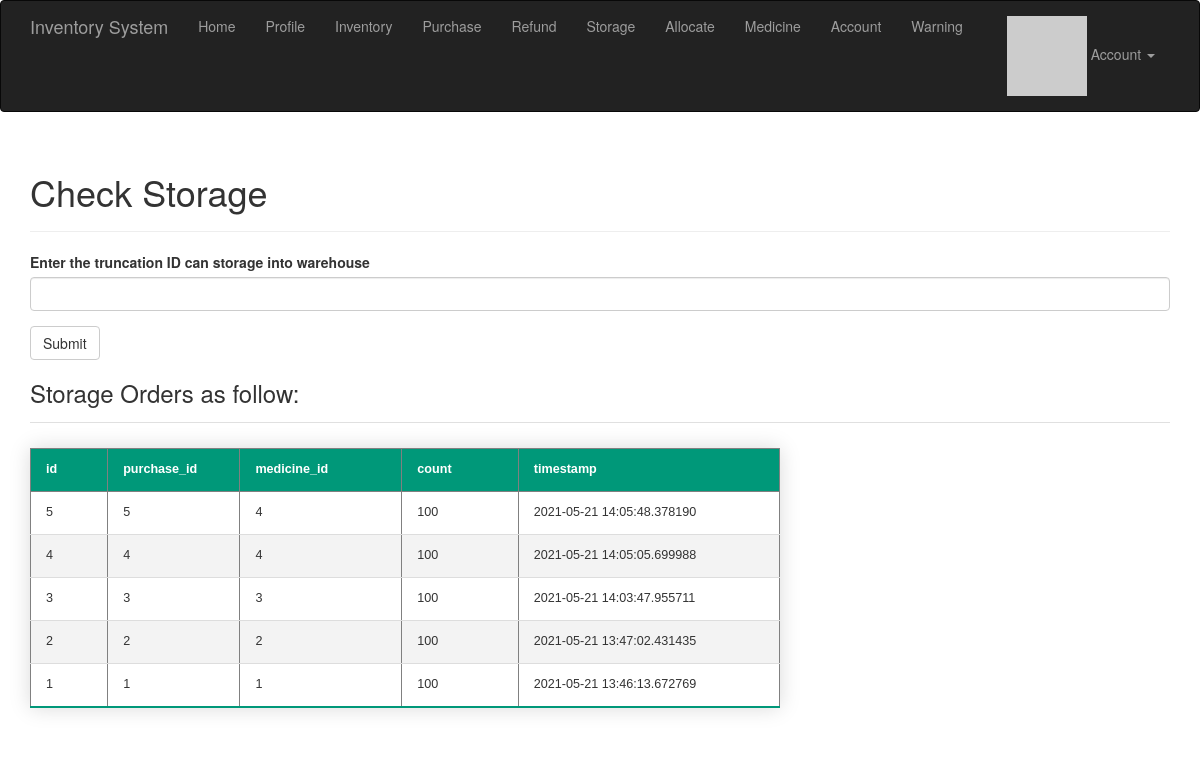
The app's page /storage (signed in) with its own data.
### app/models.py (models this page shows)
class Storage(db.Model):
    __tablename__ = "Storage"
    id = db.Column(db.Integer, primary_key=True)
    purchase_id = db.Column(db.Integer, db.ForeignKey("Purchase.id"))
    medicine_id = db.Column(db.Integer, db.ForeignKey("inventory.medicine_id"))
    timestamp = db.Column(db.DateTime, index=True, default=datetime.utcnow)
    user_id = db.Column(db.Integer, db.ForeignKey("users.id"))

class Purchase(db.Model):
    __tablename__ = "Purchase"
    id = db.Column(db.Integer, primary_key=True)
    medicine_id = db.Column(db.Integer, db.ForeignKey("inventory.medicine_id"))
    timestamp = db.Column(db.DateTime, index=True, default=datetime.utcnow)
    count = db.Column(db.Integer)
    user_id = db.Column(db.Integer, db.ForeignKey('users.id'))
    return_goods = db.Column(db.Boolean, default=False)
    have_storage = db.Column(db.Boolean, default=False)

### app/main/views.py (the view, shortened to what this page needs)
@main.route("/storage", methods=["GET", "POST"])
@login_required
def storage():
    form = StorageForm()
    page = request.args.get('page', 1, type=int)
    pagination = Storage.query.order_by(Storage.timestamp.desc()).paginate(
        page, per_page=current_app.config['FLASKY_POSTS_PER_PAGE'],
        error_out=False)
    storage_items = pagination.items
    return render_template('storage.html', form=form, storage_items=storage_items, pagination=pagination,
                           Purchase=Purchase)

### app/main/forms.py (shortened to what this page needs)
class StorageForm(FlaskForm):
    storage_items_id = StringField("Enter the truncation ID can storage into warehouse", validators=[DataRequired()])
    submit = SubmitField("Submit")

### app/auth/views.py (called while the page is built)
@auth.before_app_request
def before_request():
    if current_user.is_authenticated:
        current_user.ping()
        if not current_user.confirmed \
                and request.endpoint \
                and request.blueprint != 'auth' \
                and request.endpoint != 'static':
            return redirect(url_for('auth.unconfirmed'))

### app/main/__init__.py (called while the page is built)
@main.app_context_processor
def inject_permissions():
    return dict(Permission=Permission)

### app/models.py (called while the page is built)
@login_manager.user_loader
def load_user(user_id):
    return User.query.get(int(user_id))

    def has_permission(self, perm):
        return self.permissions & perm == perm

    def can(self, perm):
        return self.role is not None and self.role.has_permission(perm)

    def ping(self):
        self.last_seen = datetime.utcnow()
        db.session.add(self)

    def gravatar(self, size=100, default='identicon', rating='g'):
        url = 'https://secure.gravatar.com/avatar'
        hash = self.avatar_hash or self.gravatar_hash()
        return '{url}/{hash}?s={size}&d={default}&r={rating}'.format(
            url=url, hash=hash, size=size, default=default, rating=rating)

### app/templates/storage.html (shortened to what this page needs)
{% extends "base.html" %}
{% import "bootstrap/wtf.html" as wtf %}
{% import "_macros.html" as macros %}
{% block page_content %}
<div class="page-header">
    <h1>Check Storage</h1>
</div>
<div>
    {% if current_user.can(Permission.WRITE) %}
    {{ wtf.quick_form(form) }}
    {% endif %}
</div>
<h3>Storage Orders as follow:</h3>
{% include '_storage.html' %}
{% endblock %}

### app/templates/_storage.html
<ul class="posts">
    <table class="styled-table" border="1" width="750">
        <thead>
        <tr>
            <th>id</th>
            <th>purchase_id</th>
            <th>medicine_id</th>
            <th>count</th>
            <th>timestamp</th>
        </tr>
        </thead>
        <tbody>
        {% for storage_item in storage_items %}
        <tr>
            <td width="100">
                {% if storage_item.id %}
                {{ storage_item.id | safe }}
                {% else %}
                {{ storage_item.id }}
                {% endif %}
            </td>
            <td width="150">
                {% if storage_item.purchase_id %}
                {{ storage_item.purchase_id | safe }}
                {% else %}
                {{ storage_item.purchase_id }}
                {% endif %}
            </td>
            <td width="200">
                {% if Purchase.query.filter_by(id=storage_item.purchase_id).first().medicine_id %}
                {{ Purchase.query.filter_by(id=storage_item.purchase_id).first().medicine_id | safe }}
                {% else %}
                {{ Purchase.query.filter_by(id=storage_item.purchase_id).first().medicine_id }}
                {% endif %}
            </td>
            <td width="150">
                {% if Purchase.query.filter_by(id=storage_item.purchase_id).first().count %}
                {{ Purchase.query.filter_by(id=storage_item.purchase_id).first().count | safe }}
                {% else %}
                {{ Purchase.query.filter_by(id=storage_item.purchase_id).first().count }}
                {% endif %}
            </td>
            <td width="350">
                {% if storage_item.timestamp %}
                {{ storage_item.timestamp | safe }}
                {% else %}
                {{ storage_item.timestamp }}
                {% endif %}
            </td>
        </tr>
        {% endfor %}
        </tbody>
    </table>
</ul>

### app/static/styles.css (style rules this page uses)
ul.posts { list-style-type: none; padding: 0px; margin: 16px 0px 0px 0px; border-top: 1px solid #e0e0e0; }

### app/static/tablecss.css (style rules this page uses)
.styled-table { border-collapse: collapse; margin: 25px 0; font-size: 0.9em; font-family: sans-serif; min-width: 400px; box-shadow: 0 0 20px rgba(0, 0, 0, 0.15); }
.styled-table thead tr { background-color: #009879; color: #ffffff; text-align: left; }
.styled-table th, .styled-table td { padding: 12px 15px; }
.styled-table tbody tr { border-bottom: 1px solid #dddddd; }
.styled-table tbody tr:nth-of-type(even) { background-color: #f3f3f3; }
.styled-table tbody tr:last-of-type { border-bottom: 2px solid #009879; }

### records on screen
Storage: id "5", purchase_id "5", timestamp "2021-05-21 14:05:48.378190"
Purchase: query.filter_by "4", query.filter_by "100"
Storage: id "4", purchase_id "4", query.filter_by "4", timestamp "2021-05-21 14:05:05.699988"
Purchase: query.filter_by "100"
Storage: id "3", purchase_id "3", query.filter_by "3", timestamp "2021-05-21 14:03:47.955711"
Purchase: query.filter_by "100"
Storage: id "2", purchase_id "2", query.filter_by "2", timestamp "2021-05-21 13:47:02.431435"
Purchase: query.filter_by "100"
Storage: id "1", purchase_id "1", query.filter_by "1", timestamp "2021-05-21 13:46:13.672769"
Purchase: query.filter_by "100"
